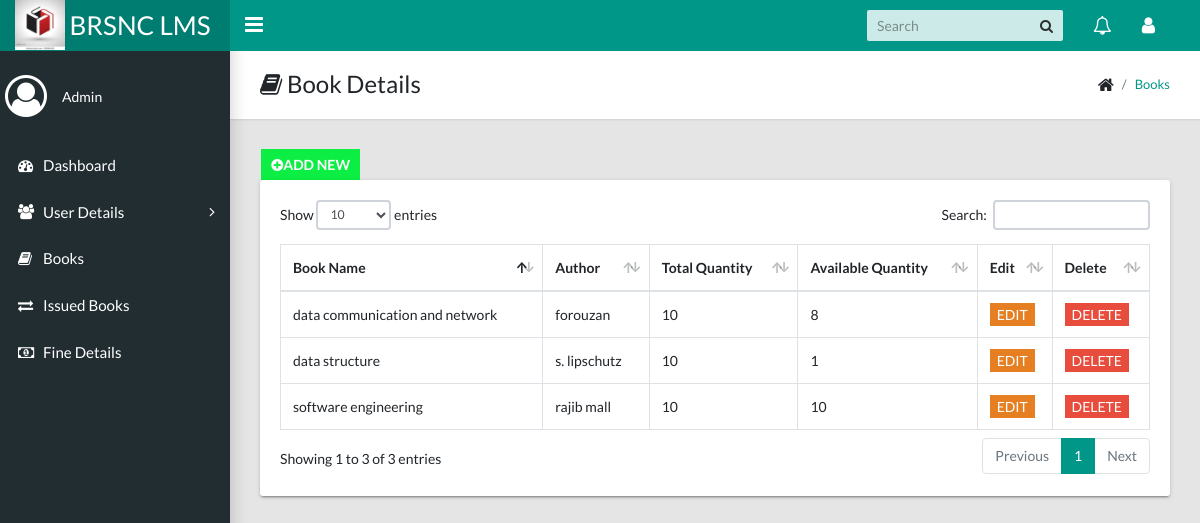
Screenshot of /admin/book-details.php with the database file from the repository.
### tables this page shows
CREATE TABLE `book` (
  `b_id` int(10) NOT NULL,
  `b_name` varchar(30) NOT NULL,
  `b_author` varchar(30) NOT NULL,
  `b_img` varchar(100) NOT NULL,
  `t_qty` int(10) NOT NULL,
  `avl_qty` int(10) NOT NULL
);

### admin/book-details.php (the view, shortened to what this page needs)
<!DOCTYPE html>
<html lang="en">
    <head>
        <link rel="stylesheet" type="text/css" href="css/main.css">
        <link rel="stylesheet" type="text/css" href="https://maxcdn.bootstrapcdn.com/font-awesome/4.7.0/css/font-awesome.min.css">
    </head>
    <body class="app sidebar-mini">
        <header class="app-header"><a class="app-header__logo" href="index.html"><img style="display: flex;height: 50px; width: 50px; float: left;" src="images/lib logo 1.jfif">BRSNC LMS</a>
            <a class="app-sidebar__toggle" href="#" data-toggle="sidebar" aria-label="Hide Sidebar"></a>
            <ul class="app-nav">
              <li class="app-search">
                <input class="app-search__input" type="search" placeholder="Search">
                <button class="app-search__button"><i class="fa fa-search"></i></button>
              </li>
              <li class="dropdown"><a class="app-nav__item" href="#" data-toggle="dropdown" aria-label="Show notifications"><i class="fa fa-bell-o fa-lg"></i></a>
              </li>
              <li class="dropdown"><a class="app-nav__item" href="#" data-toggle="dropdown" aria-label="Open Profile Menu"><i class="fa fa-user fa-lg"></i></a>
              </li>
            </ul>
        </header>
        <aside class="app-sidebar">
            <div class="app-sidebar__user"><i class="app-sidebar__user-avatar fa fa-user-circle-o fa-3x"></i>
                <div>
                  <p class="app-sidebar__user-designation">Admin</p>
                </div>
            </div>
            <ul class="app-menu">
                <li><a class="app-menu__item" href="admin-home.php"><i class="app-menu__icon fa fa-dashboard"></i><span class="app-menu__label">Dashboard</span></a></li>
                <li class="treeview"><a class="app-menu__item" href="#" data-toggle="treeview"><i class="app-menu__icon fa fa-users"></i><span class="app-menu__label">User Details</span><i class="treeview-indicator fa fa-angle-right"></i></a>
                </li>
                <li><a class="app-menu__item" href="#"><i class="app-menu__icon fa fa-book"></i><span class="app-menu__label">Books</span></a></li>
                <li><a class="app-menu__item" href="issued-book-details.php"><i class="app-menu__icon fa fa-exchange"></i><span class="app-menu__label">Issued Books</span></a></li>
                <li><a class="app-menu__item" href="fine-details.php"><i class="app-menu__icon fa fa-money"></i><span class="app-menu__label">Fine Details</span></a></li>
            </ul>
        </aside>
        <main class="app-content">
            <div class="app-title">
                <div>
                  <h1><i class="fa fa-book"></i> Book Details</h1>
                </div>
                <ul class="app-breadcrumb breadcrumb">
                  <li class="breadcrumb-item"><i class="fa fa-home fa-lg"></i></li>
                  <li class="breadcrumb-item"><a href="#">Books</a></li>
                </ul>
            </div>
            <div class="row">
            &nbsp;&nbsp;&nbsp;&nbsp;&nbsp;&nbsp;<a style="color: #fff; background-color: #0cee44; text-decoration: none; padding: 5px 10px;" href="#"><i class="fa fa-plus-circle" aria-hidden="true"></i><b>ADD NEW</b></a><br>
            <div class="col-md-12">
              <div class="tile">
                <div class="tile-body">
                  <div class="table-responsive">
                  <?php
                      $conn = mysqli_connect("localhost","root","","my_library") or die("connection failed");
                      $sql = "select * from book";
                      $result = mysqli_query($conn, $sql) or die("query unsucessful");
                      if(mysqli_num_rows($result) > 0 ){
                    ?>
                    <table class="table table-hover table-bordered" id="sampleTable">
                      <thead>
                        <tr>
                          <th>Book Name</th>
                          <th>Author</th>
                          <th>Total Quantity</th>
                          <th>Available Quantity</th>
                          <th>Edit</th>
                          <th>Delete</th>
                        </tr>
                      </thead>
                      <tbody>
                        <?php
                           while($row = mysqli_fetch_assoc($result)){
                        ?>
                        <tr>
                          <td><?php echo $row['b_name']; ?></td>
                          <td><?php echo $row['b_author']; ?></td>
                          <td><?php echo $row['t_qty']; ?></td>
                          <td><?php echo $row['avl_qty']; ?></td>
                          <td><a style="color: #fff; background-color: #e67e22; text-decoration: none; padding: 3px 7px;" href="update-book.php?id= <?php echo $row['b_id']  ?>">EDIT</a></td>
                          <td><a style="color: #fff; background-color: #e74c3c; text-decoration: none; padding: 3px 7px;" href="delete-book.php?id= <?php echo $row['b_id']  ?>">DELETE</a></td>
                        </tr>
                        <?php } ?>
                      </tbody>
                    </table>
                    <?php } ?>
                  </div>
                </div>
              </div>
            </div>
          </div>
        </main>
    </body>
</html>

### rows the page displays
book: b_name "software engineering", b_author "rajib mall", t_qty "10", avl_qty "10"
book: b_name "data communication and network", b_author "forouzan", t_qty "10", avl_qty "8"
book: b_name "data structure", b_author "s. lipschutz", t_qty "10", avl_qty "1"
